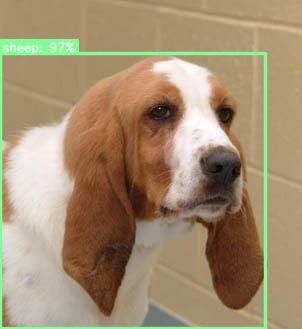
#> input picture data/dog_rfdetr.jpg, 302 x 329 px; its folder holds 3 pictures in this run
$ python make_demo_gif.py
#> lines starting #> are read from the running program, lines starting #| are printed output that depends on the picture
"""
Generate data/demo.gif — 3-task looping demo (detection · segmentation · keypoint).
Uses the existing dog.jpg / dog_rfdetr.jpg assets.  No model inference needed.
"""
import math
import sys
from pathlib import Path

from PIL import Image, ImageDraw, ImageFilter

ROOT = Path(__file__).resolve().parent.parent
DATA = ROOT / "data"

# ── palette ──────────────────────────────────────────────────────────────────
DARK    = (13,  17,  23)
DARK2   = (22,  27,  34)
ORANGE  = (249, 115,  22)
ORANGE2 = (234,  88,  12)
BLUE    = ( 59, 130, 246)
BLUE2   = ( 30,  64, 175)
BLUE_L  = ( 96, 165, 250)
PURPLE  = (168,  85, 247)
PURPLE2 = ( 76,  29, 149)
PURPLE_L= (192, 132, 252)
WHITE   = (255, 255, 255)
GREY    = (139, 148, 158)
GREEN   = ( 34, 197,  94)

# ── layout ───────────────────────────────────────────────────────────────────
SCALE   = 1          # keep native 302×329 — GIF palette needs small size
TOP_H   = 36         # task-name bar height
BOT_H   = 28         # stats bar height
IMG_W   = 302 * SCALE
IMG_H   = 329 * SCALE
FULL_W  = IMG_W
FULL_H  = IMG_H + TOP_H + BOT_H

# bounding box from dog_rfdetr.json (scaled)
BX = 0   * SCALE
BY = 53  * SCALE
BW = 265 * SCALE
BH = 275 * SCALE

# ── helpers ───────────────────────────────────────────────────────────────────
def load(name: str) -> Image.Image:
#> called with name = 'dog_rfdetr.jpg'
    return Image.open(DATA / name).convert("RGB").resize(
        (IMG_W, IMG_H), Image.LANCZOS)
#> returned value is the input picture: PIL image 302x329 RGB; mean R, G, B 163.1, 142, 112.3


def pill(draw: ImageDraw.ImageDraw, xy, text, bg, fg=WHITE, r=14, pad=8):
    x, y = xy
    w = draw.textlength(text) + pad * 2
    h = r * 2
    draw.rounded_rectangle([x, y, x + w, y + h], radius=r, fill=bg)
    draw.text((x + pad, y + (h - 12) // 2), text, fill=fg)


def corner_mark(draw, x1, y1, x2, y2, color, t=3, sz=28):
    """Draw L-shaped corner markers on a rectangle."""
    for ax, ay, dx, dy in [(x1,y1,1,1),(x2,y1,-1,1),(x1,y2,1,-1),(x2,y2,-1,-1)]:
        draw.line([ax, ay, ax + dx*sz, ay],              fill=color, width=t)
        draw.line([ax, ay, ax,          ay + dy*sz],     fill=color, width=t)


def dashed_rect(draw, x1, y1, x2, y2, color, t=2, dash=10, gap=6):
    for axis in ("h", "v"):
        if axis == "h":
            for y in (y1, y2):
                x = x1
                while x < x2:
                    draw.line([x, y, min(x+dash, x2), y], fill=color, width=t)
                    x += dash + gap
        else:
            for x in (x1, x2):
                y = y1
                while y < y2:
                    draw.line([x, y, x, min(y+dash, y2)], fill=color, width=t)
                    y += dash + gap


def make_base(img_rgb: Image.Image, task: str, stats: str, accent) -> Image.Image:
#> called with task = 'Detection', accent = (249, 115, 22)
    frame = Image.new("RGB", (FULL_W, FULL_H), DARK)
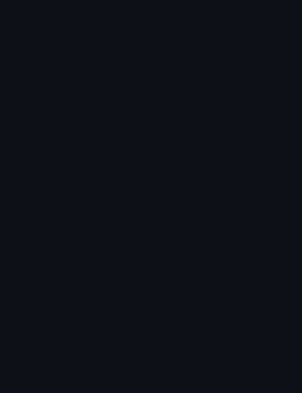
#> frame: PIL image 302x393 RGB; mean R, G, B 13, 17, 23
    # top bar
    top = Image.new("RGB", (FULL_W, TOP_H), DARK2)
    d = ImageDraw.Draw(top)
    # accent stripe on left
    d.rectangle([0, 0, 4, TOP_H], fill=accent)
    d.text((16, 14), f"RF-DETR-CPP", fill=WHITE)
    d.text((110, 14), f"· {task}", fill=accent)
    frame.paste(top, (0, 0))
    # image
    frame.paste(img_rgb, (0, TOP_H))
    # bottom bar
    bot = Image.new("RGB", (FULL_W, BOT_H), DARK2)
    d2 = ImageDraw.Draw(bot)
    d2.text((12, 12), stats, fill=GREY)
    frame.paste(bot, (0, TOP_H + IMG_H))
    return frame


# ── task 1: Detection ─────────────────────────────────────────────────────────
def det_frame() -> Image.Image:
    img = load("dog_rfdetr.jpg")   # already has box drawn
    base = make_base(img, "Detection",
                     "dog 0.977  ·  rfdetr-base  ·  CPU  ·  399 ms avg", ORANGE)
    d = ImageDraw.Draw(base)
    # pill on top of the image area
    pill(d, (BX + 2, TOP_H + BY - 22), "dog  0.977", ORANGE)
    return base


# ── task 2: Segmentation ─────────────────────────────────────────────────────
def seg_frame() -> Image.Image:
    img = load("dog.jpg")
#> call 2 of load, with name = 'dog.jpg'
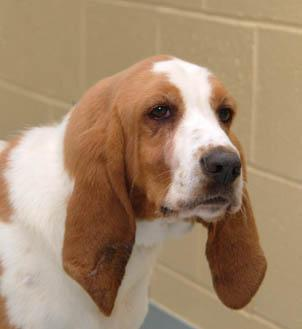
#> input picture data/dog.jpg, 302 x 329 px
#> in load, returned value is the input picture: PIL image 302x329 RGB; mean R, G, B 164.4, 137.7, 110.6
    # blue semi-transparent mask layer
    overlay = Image.new("RGBA", (IMG_W, IMG_H), (0, 0, 0, 0))
#> overlay: PIL image 302x329 RGBA; every value is 0
    od = ImageDraw.Draw(overlay)
    od.rectangle([BX, BY, BX+BW, BY+BH], fill=(*BLUE, 55))

    # composite
    base_rgba = img.convert("RGBA")
    composite = Image.alpha_composite(base_rgba, overlay).convert("RGB")

    # dashed outline + corner marks
    cd = ImageDraw.Draw(composite)
    dashed_rect(cd, BX, BY, BX+BW, BY+BH, (*BLUE_L, 200))
    corner_mark(cd, BX, BY, BX+BW, BY+BH, BLUE, t=3, sz=24)
    # label
    pill(cd, (BX + 2, BY - 24), "mask  dog", BLUE2, BLUE_L)

    base = make_base(composite, "Segmentation",
                     "rfdetr-seg-nano  ·  mask H/4×W/4  ·  CPU", BLUE)
#> call 2 of make_base, with task = 'Segmentation', stats = 'rfdetr-seg-nano  ·  mask H/4×W/4  ·  CPU', accent = (59, 130, 246)
#> in make_base (call 2), `frame.paste(img_rgb, (0, TOP_H))`:
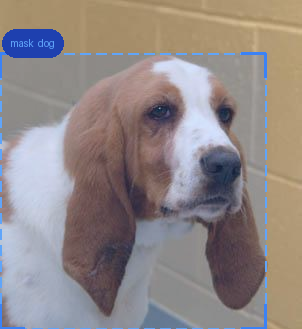
#> img_rgb: PIL image 302x329 RGB; mean R, G, B 145, 136.1, 135.1
#> in make_base (call 2), `frame.paste(img_rgb, (0, TOP_H))`:
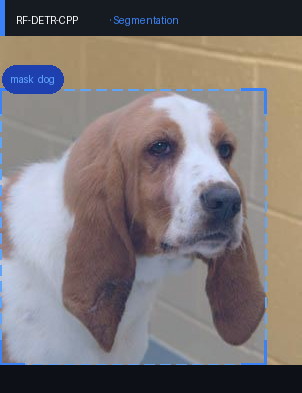
#> frame: PIL image 302x393 RGB; mean R, G, B 124.7, 118.2, 118.7
    return base


# ── task 3: Keypoint ─────────────────────────────────────────────────────────
def kp_frame() -> Image.Image:
    img = load("dog.jpg")

    # Approximate dog keypoints at 2× scale (tuned to the 302×329 image)
    s = SCALE
    kps = {
        "nose":       (110*s,  82*s),
        "l_eye":      ( 92*s,  72*s),
        "r_eye":      (128*s,  70*s),
        "l_ear":      ( 72*s,  62*s),
        "r_ear":      (148*s,  60*s),
        "neck":       (118*s, 120*s),
        "l_shoulder": ( 68*s, 155*s),
        "r_shoulder": (175*s, 155*s),
        "l_elbow":    ( 52*s, 215*s),
        "r_elbow":    (185*s, 220*s),
        "l_wrist":    ( 44*s, 270*s),
        "r_wrist":    (190*s, 278*s),
        "l_hip":      ( 82*s, 238*s),
        "r_hip":      (195*s, 238*s),
        "l_knee":     ( 68*s, 286*s),
        "r_knee":     (210*s, 286*s),
        "l_ankle":    ( 58*s, 320*s),
        "r_ankle":    (220*s, 322*s),
    }

    SKEL = [
        ("nose",   "l_eye"),  ("nose",   "r_eye"),
        ("l_eye",  "l_ear"),  ("r_eye",  "r_ear"),
        ("nose",   "neck"),
        ("neck",   "l_shoulder"), ("neck",   "r_shoulder"),
        ("l_shoulder","l_elbow"), ("l_elbow","l_wrist"),
        ("r_shoulder","r_elbow"), ("r_elbow","r_wrist"),
        ("l_shoulder","l_hip"),   ("r_shoulder","r_hip"),
        ("l_hip",  "r_hip"),
        ("l_hip",  "l_knee"),  ("l_knee",  "l_ankle"),
        ("r_hip",  "r_knee"),  ("r_knee",  "r_ankle"),
    ]

    # draw on RGBA so we can use alpha on limb lines
    rgba = img.convert("RGBA")
    limb_layer = Image.new("RGBA", (IMG_W, IMG_H), (0, 0, 0, 0))
    ld = ImageDraw.Draw(limb_layer)
    for a, b in SKEL:
        if a in kps and b in kps:
            ld.line([kps[a], kps[b]], fill=(*PURPLE, 160), width=3)
    composite = Image.alpha_composite(rgba, limb_layer).convert("RGB")

    kd = ImageDraw.Draw(composite)
    for name, pt in kps.items():
        r = 5
        kd.ellipse([pt[0]-r, pt[1]-r, pt[0]+r, pt[1]+r], fill=PURPLE_L, outline=PURPLE2, width=1)

    # bounding box corners
    corner_mark(kd, BX, BY, BX+BW, BY+BH, PURPLE, t=3, sz=24)
    pill(kd, (BX + 2, BY - 24), "person  0.91  17 kp", PURPLE2, PURPLE_L)

    base = make_base(composite, "Keypoint",
                     "rfdetr-keypoint-preview  ·  17 COCO kp/person  ·  CPU", PURPLE)
#> call 3 of make_base, with task = 'Keypoint', accent = (168, 85, 247)
#> in make_base (call 3), `frame.paste(img_rgb, (0, TOP_H))`:
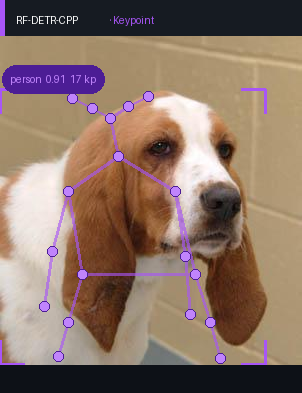
#> frame: PIL image 302x393 RGB; mean R, G, B 139, 115.5, 102.9
#> in make_base (call 3), `frame.paste(bot, (0, TOP_H + IMG_H))`:
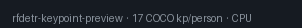
#> bot: PIL image 302x28 RGB; mean R, G, B 28.9, 34.1, 41.3
    return base


# ── build GIF ────────────────────────────────────────────────────────────────
def crossfade(a: Image.Image, b: Image.Image, steps=6):
    arr_a = [f for f in [a] * 1]   # unused — just yield blend frames
    imgs = []
    for i in range(1, steps):
        alpha = i / steps
        imgs.append(Image.blend(a, b, alpha))
    return imgs


def main():
    print("Building frames …")
    d = det_frame()
    s = seg_frame()
    k = kp_frame()

    # Each task: 1 frame @ 2600 ms still; 4-frame crossfade @ 60 ms
    STILL_N    = 1
    STILL_MS   = 2600
    FADE_N     = 4
    FADE_MS    = 60

    frames, durations = [], []

    for fr_from, fr_to in [(d, s), (s, k), (k, d)]:
        for _ in range(STILL_N):
            frames.append(fr_from)
            durations.append(STILL_MS)
        for blend in crossfade(fr_from, fr_to, FADE_N + 1):
            frames.append(blend)
            durations.append(FADE_MS)
#> this loop made 3 passes
#> after the loop, durations = [2600, 60, 60, 60, 60, 2600, 60, 60, 60, 60, 2600, 60, 60, 60, 60]; frames = 15 items

    out = DATA / "demo.gif"
    print(f"Saving {len(frames)} frames → {out}")
#| Saving 15 frames → data/demo.gif
    # Quantize to 128 colours for smaller GIF — convert back to P-mode per frame
    pal_frames = [f.quantize(colors=128, method=Image.Quantize.MEDIANCUT, dither=0)
                  for f in frames]
#> pal_frames = 15 items
    pal_frames[0].save(
        out,
        save_all=True,
        append_images=pal_frames[1:],
        optimize=True,
        duration=durations,
        loop=0,
    )
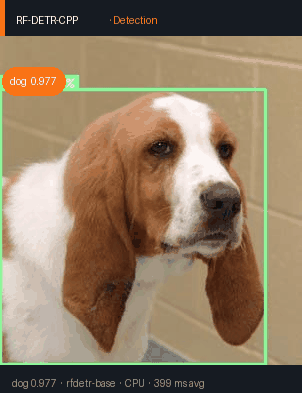
#> saved as demo.gif: PIL image 302x393 P; mean R, G, B 142.8, 122.9, 98.5
    size_kb = out.stat().st_size // 1024
#> size_kb = 625
    print(f"Done — {FULL_W}×{FULL_H} px, {size_kb} KB, {len(frames)} frames")
#| Done — 302×393 px, 625 KB, 15 frames


if __name__ == "__main__":
    main()
